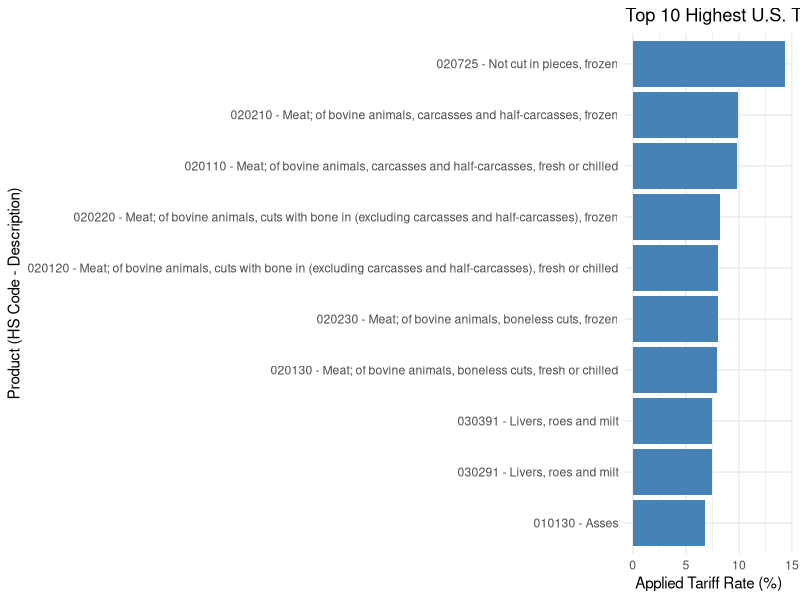

Write R code to recreate this figure.
library(ggplot2)
library(dplyr)

tariff_data <- read.csv("WITS-USA_2022_tariffdata.csv", stringsAsFactors = FALSE)


tariff_data$HSCode <- sub(" -.*", "", tariff_data$Product)         # Extract HS code (the part before " - ")
tariff_data$Description <- sub("^[0-9]+ - ", "", tariff_data$Product)  # Extract description (after the code and hyphen)

tariff_data$Description <- gsub("\\s+", " ", tariff_data$Description)

tariff_data$MFNRate <- as.numeric(tariff_data$MFNRate)
tariff_data$AppliedTariff <- as.numeric(tariff_data$AppliedTariff)


tariff_data$HSChapter <- substr(tariff_data$HSCode, 1, 2)
tariff_data$Category <- recode(tariff_data$HSChapter,
                               "01" = "Live Animals",
                               "02" = "Meat & Edible Meat Offal",
                               "03" = "Fish & Seafood")

overall_avg_tariff <- mean(tariff_data$AppliedTariff, na.rm = TRUE)

category_avg <- tariff_data %>%
  group_by(Category) %>%
  summarize(AverageTariff = mean(AppliedTariff, na.rm = TRUE))

top10_products <- tariff_data %>%
  arrange(desc(AppliedTariff)) %>%
  slice(1:10)

top10_products <- top10_products %>%
  select(HSCode, Description, AppliedTariff, MFNRate, IsTraded)

cat("Top 10 products (HS code) with highest applied tariffs on imports from China to USA:\n")
print(top10_products[, c("HSCode", "Description", "AppliedTariff")])


ggplot(top10_products, aes(x = reorder(paste(HSCode, Description, sep=" - "), AppliedTariff), 
                           y = AppliedTariff)) +
  geom_col(fill = "steelblue") +
  coord_flip() +  # flip coordinates for horizontal bars
  labs(title = "Top 10 Highest U.S. Tariffs on Imports from China (2022)",
       x = "Product (HS Code - Description)",
       y = "Applied Tariff Rate (%)") +
  theme_minimal()

category_avg_with_overall <- rbind(category_avg, 
                                   data.frame(Category = "Overall Average", AverageTariff = overall_avg_tariff))

cat("\nAverage Applied Tariff by Product Category vs Overall:\n")
print(category_avg_with_overall)

high_tariff_categories <- category_avg %>%
  filter(AverageTariff > overall_avg_tariff) %>%
  pull(Category)
